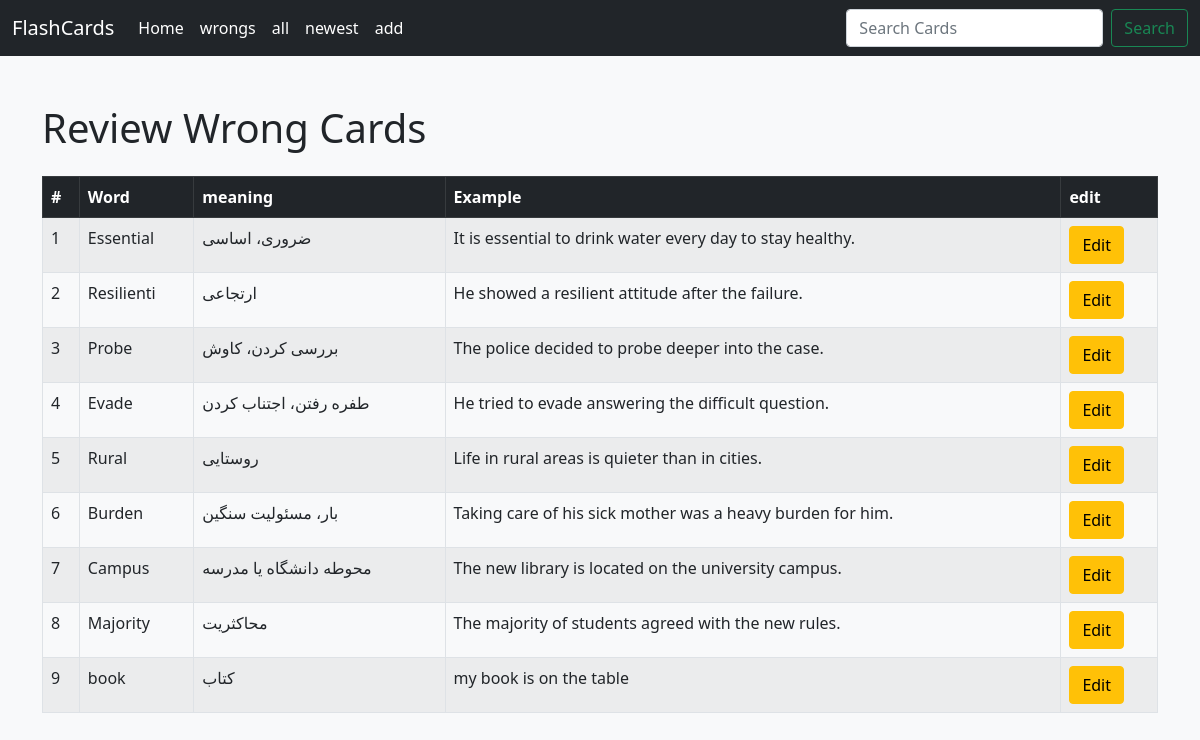
The app's page /cards/, older data.
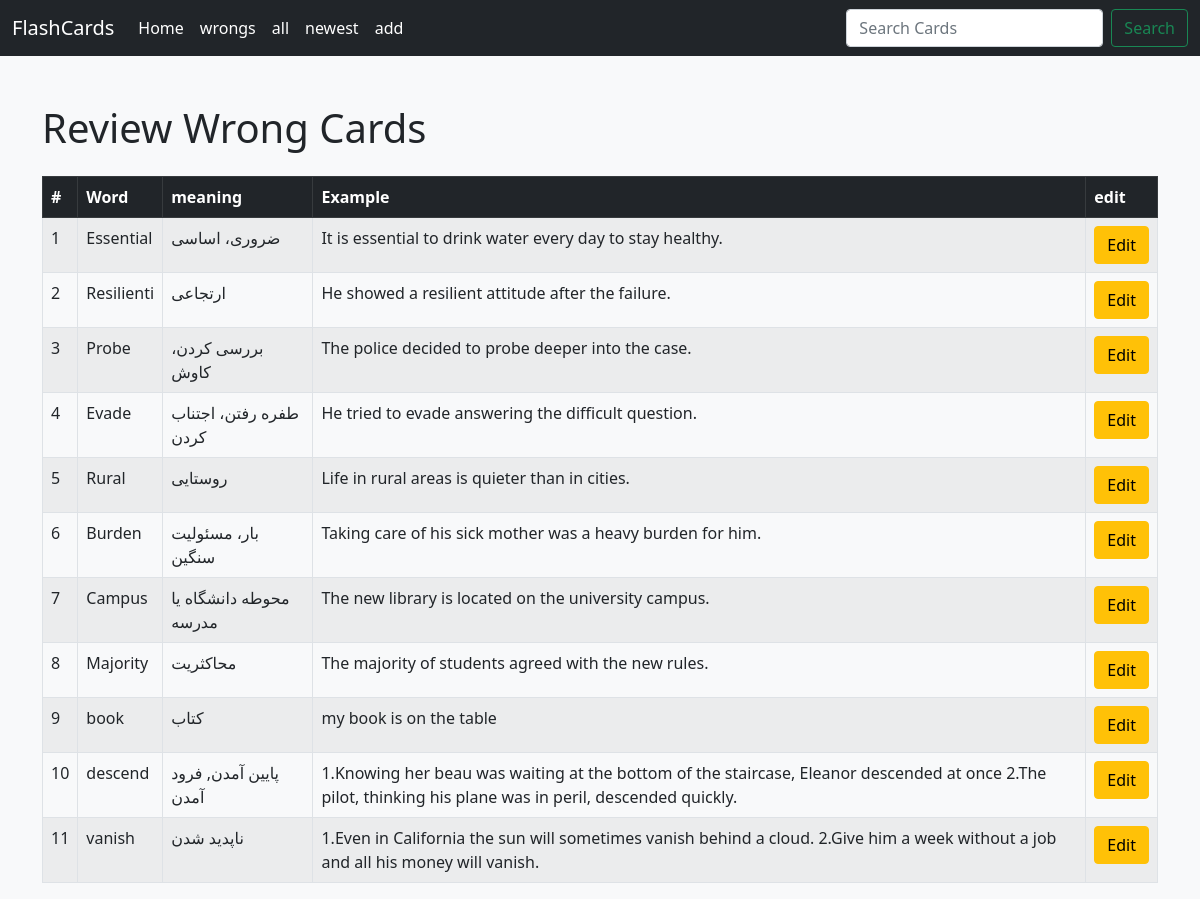
The same page, newer data.
### home/models.py (models this page shows, shortened)
class FlashCard(models.Model):
    word = models.CharField(max_length=512)
    meaning = models.CharField(max_length=512)
    example = models.CharField(max_length=1024, null=True, blank=True)
    rate = models.SmallIntegerField(default=0)
    last_reply = models.BooleanField(default=False)
    created_at = models.DateTimeField(auto_now_add=True)
    next_review_date = models.DateField()

### home/views.py (the view)
# urls.py: path("cards/" ,CardsView.as_view(),name="cards"),
class CardsView(View):
    def get(self, request):
        cards = FlashCard.objects.all()
        return render(request, "home/cards.html", {"cards": cards})

### home/templates/home/cards.html
{% extends 'base.html' %}
{% block content %}
  <h1 class="mb-4">Review Wrong Cards</h1>
  {% if cards %}
    <table class="table table-bordered table-striped">
      <thead class="table-dark">
        <tr>
          <th>#</th>
          <th>Word</th>
          <th>meaning</th>
          <th>Example</th>
          <th>edit</th>
        </tr>
      </thead>
      <tbody>
        {% for card in cards %}
          <tr>
            <td>{{ forloop.counter }}</td>
            <td>{{ card.word }}</td>
            <td>{{ card.meaning }}</td>
            <td>{{ card.example }}</td>
            <td><a class="btn btn-warning" href="{% url 'home:cardedit' card.id %}">Edit</a></td>
          </tr>
        {% endfor %}
      </tbody>
    </table>
  {% else %}
    <div class="alert alert-warning" role="alert">No cards available.</div>
  {% endif %}
{% endblock %}

### templates/base.html (shortened to what this page needs)
<!doctype html>
<html lang="en">
  <head>
    <link href="https://cdn.jsdelivr.net/npm/bootstrap@5.0.2/dist/css/bootstrap.min.css" rel="stylesheet">
  </head>
  <body class="bg-light">
    {% include "navbar.html" %}
    <div class="container mt-5">
      {% block content %}
      {% endblock content %}
    </div>
  </body>
</html>

### templates/navbar.html (shortened to what this page needs)
<nav class="navbar navbar-expand-lg navbar-dark bg-dark">
  <div class="container-fluid">
    <a class="navbar-brand" href="{% url 'home:home' %}">FlashCards</a>
    <div class="collapse navbar-collapse" id="navbarNavDropdown">
      <ul class="navbar-nav">
        <li class="nav-item">
          <a class="nav-link active" aria-current="page" href="{% url 'home:home' %}">Home</a>
        </li>
        <li class="nav-item">
          <a class="nav-link active" aria-current="page" href="{% url 'home:cardswrong' %}">wrongs</a>
        </li>
        <li class="nav-item">
          <a class="nav-link active" aria-current="page" href="{% url 'home:cards' %}">all</a>
        </li>
        <li class="nav-item">
          <a class="nav-link active" aria-current="page" href="{% url 'home:cardnewest' %}">newest</a>
        </li>
        <li class="nav-item">
          <a class="nav-link active" aria-current="page" href="{% url 'home:cardcreate' %}">add</a>
        </li>
      </ul>
      <form class="d-flex ms-auto" action="{% url 'home:cardsearch' %}" method="get">
        <input class="form-control me-2" type="search" placeholder="Search Cards" aria-label="Search" name="query" value="{{ request.GET.query }}">
        <button class="btn btn-outline-success" type="submit">Search</button>
      </form>
    </div>
  </div>
</nav>

Row changes from the older to the newer data that the page shows:
added FlashCard: word "descend", meaning "پایین آمدن, فرود آمدن", example "1.Knowing her beau was waiting at the bottom of the staircase, Eleanor descended at once 2.The pilot, thinking his plane was in peril, descended quickly."
added FlashCard: word "vanish", meaning "ناپدید شدن", example "1.Even in California the sun will sometimes vanish behind a cloud. 2.Give him a week without a job and all his money will vanish."
